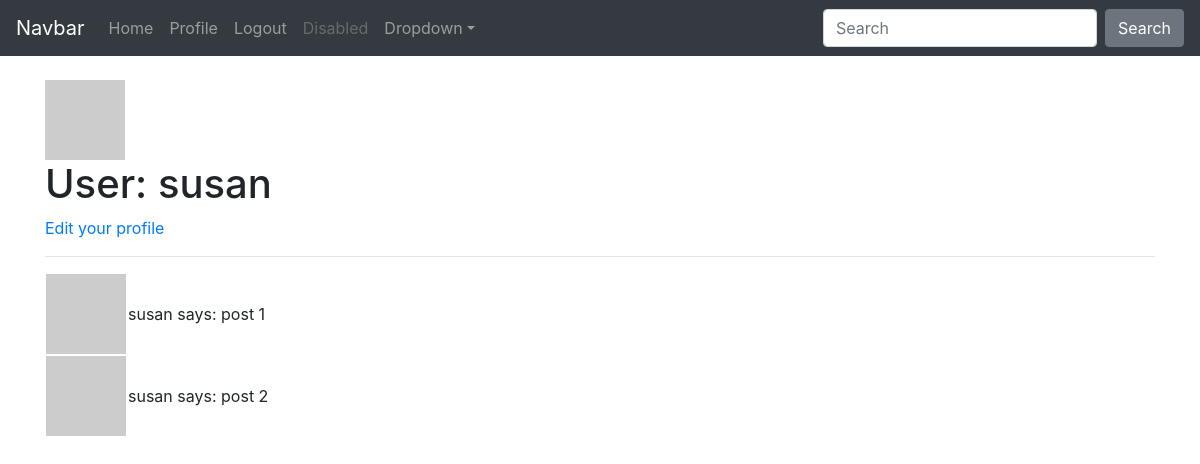
Page /user/susan (signed in) on the committed database.
### app/models.py (models this page shows, shortened)
class User(UserMixin, db.Model):
    id = db.Column(db.Integer, primary_key=True)
    username = db.Column(db.String(64), index=True, unique=True)
    email = db.Column(db.String(120), index=True, unique=True)
    password_hash = db.Column(db.String(128))
    posts = db.relationship('Post', backref='author', lazy='dynamic')
    about_me = db.Column(db.String(140))
    last_seen = db.Column(db.DateTime, default=datetime.utcnow)
    def avatar(self, size):
        digest = md5(self.email.lower().encode('utf-8')).hexdigest()
        return 'https://www.gravatar.com/avatar/{}?d=mp&s={}'.format(digest, size)

### app/routes.py (the view)
@app.route('/user/<username>')
@login_required
def user(username):
    user = User.query.filter_by(username=username).first_or_404()
    posts = [
        {'author': user, 'body': 'post 1'},
        {'author': user, 'body': 'post 2'}
    ]
    return render_template('user.html', user=user, posts=posts)

### app/models.py (called while the page is built)
@login.user_loader
def load_user(id):
    return User.query.get(int(id))

### app/routes.py (called while the page is built)
@app.before_request
def before_request():
    if current_user.is_authenticated:
        current_user.last_seen = datetime.utcnow()
        db.session.commit()

### app/templates/user.html (shortened to what this page needs)
{% extends "base.html" %}
{% block content %}
    <div>
      <img src="{{ user.avatar(128) }}" alt="" srcset="">
        <h1>
           User: {{ user.username }}
        </h1>
        <p>
          <a href="{{ url_for('edit_profile') }}">Edit your profile</a>
        </p>
        <hr>
        {% for post in posts %}
          {% include '_post.html' %}
        {% endfor %}
    </div>
{% endblock %}

### app/templates/_post.html
<table>
<tr>
    <td>
    <img src="{{ user.avatar(36) }}" alt="" srcset="">
    </td>
    <td>
    {{ post.author.username }} says: {{ post.body }}
    </td>
</tr>
</table>

### app/templates/base.html (style rules this page uses)
body { padding-top: 5rem; }

### rows in the picture
User: username "susan", author.username "susan" "susan"

### other values in the picture
{{ post.body }} "post 1" "post 2"
